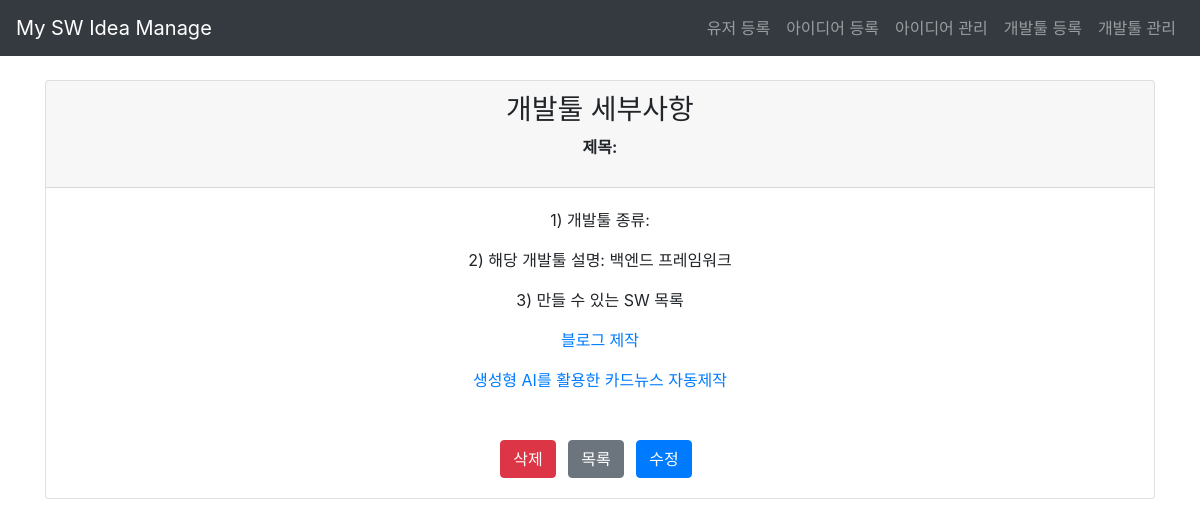
Screenshot of /develop/detail/5/ with the database file from the repository.
### develop/models.py (models this page shows, shortened)
class Develop(models.Model):
    name = models.CharField(max_length=30)
    kind = models.CharField(max_length=30)
    content = models.TextField()

### idea/models.py (models this page shows)
class Idea(models.Model):
    user = models.ForeignKey(Member, on_delete=models.CASCADE, verbose_name='작성자', null=True)
    devtool = models.ForeignKey(Develop, on_delete=models.CASCADE, verbose_name='개발툴', null=True)
    title = models.CharField(max_length=30)
    content = models.TextField()
    interest = models.IntegerField(default=0)
    img_url = models.ImageField(upload_to='images/%Y%m%d', default='images/basic.jpg')
    created_date = models.DateTimeField('작성일', default=timezone.now)

### develop/views.py (the view)
# urls.py: path('detail/<int:pk>/', detail, name='detail'),
def detail(request, pk):
    develop = Develop.objects.get(pk=pk)
    id_develop = Idea.objects.filter(devtool_id=pk)
    context = {'develop': develop,
               'id_tool': id_develop}
    return render(request, 'develop/detail.html', context)

### templates/develop/detail.html (shortened to what this page needs)
{% extends 'base.html' %}
{% block content %}
    <div class="container mt-5">
        <div class="card text-center">
            <div class="card-header">
                <h3 class="text-black">개발툴 세부사항</h3>
                <p class="text-black" style="font-weight: bold">제목: {{ develop.title }}</p>
            </div>
            <div class="card-body">
                <p>1) 개발툴 종류: {{ develop.tool }}</p>
                <p>2) 해당 개발툴 설명: {{ develop.kind }}</p>
                <p>3) 만들 수 있는 SW 목록 </p>
                {% for tool in id_tool %}
                    <div class="mb-3">
                    <a href="{% url 'idea:detail' tool.pk %}"
                    >{{ tool.title }}</a>
                    </div>
                {% endfor %}
                <form action="{% url 'develop:delete' develop.pk %}" method="POST">
                    <button class="btn btn-danger mr-2" type="submit">삭제</button>
                    <a href="{% url 'develop:main' %}" class="btn btn-secondary mr-2">목록</a>
                    <a href="{% url 'develop:update' develop.pk %}" class="btn btn-primary mr-2">수정</a>
                </form>
            </div>
        </div>
    </div>
{% endblock %}

### static/style.css (style rules this page uses)
.card { margin-bottom: 20px; }

### rows the page displays
Develop: kind "백엔드 프레임워크"
Idea: title "블로그 제작"
Idea: title "생성형 AI를 활용한 카드뉴스 자동제작"
